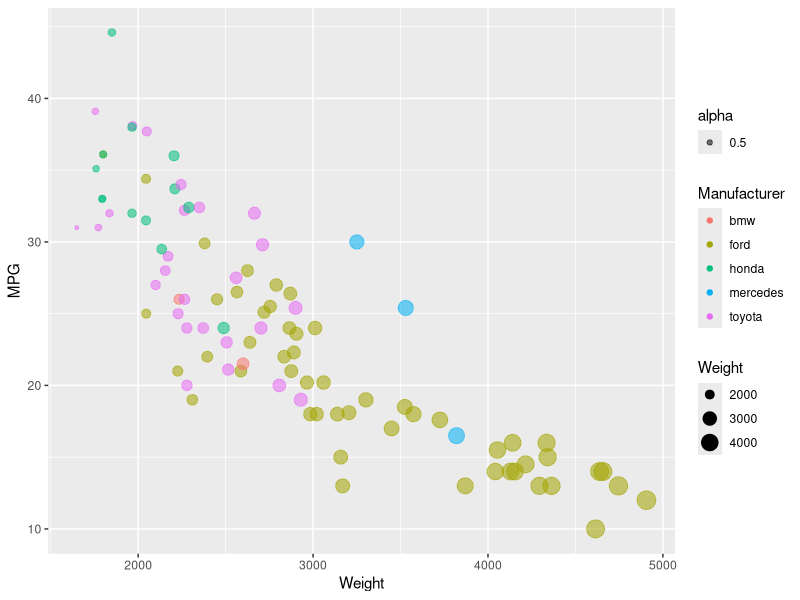

The R script that drew this image:
## ---- chunk 1
library(tidyverse) # install.packages('tidyverse')
library(ggplot2)

df_cars <- read.csv('cars.csv')

df_cars %>% ggplot() + 
  geom_point( aes(x=Weight, y=MPG, color=Manufacturer, size=Weight, alpha=0.5) )
